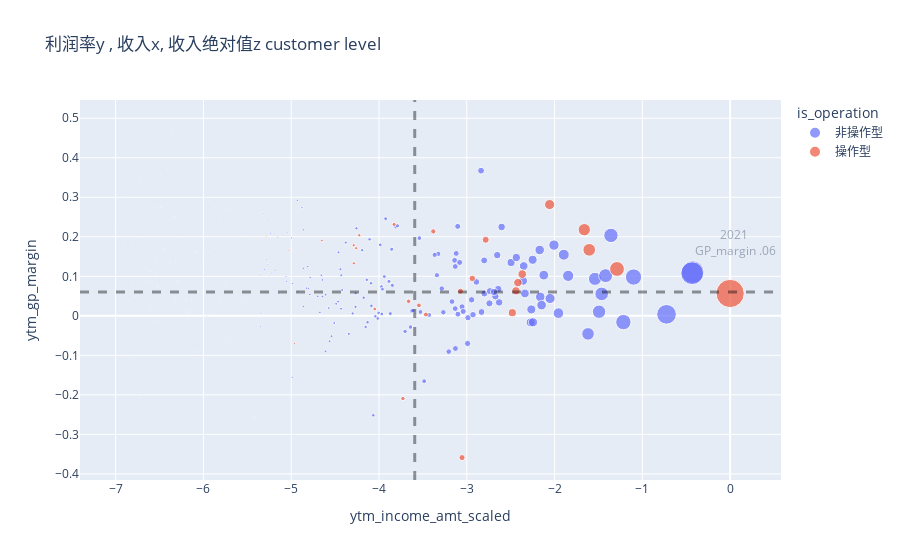

The notebook cell saved with this chart:
### Code cell
# p9
bubble_plt(sap_plt, 'scaled', 'is_operation') # has_vas 
# bubble_plt(sap_plt, 'scaled', 'has_vas') #  
# df_plt['has_vas']

### Figure 1 — Plotly figure (JSON) as saved in the notebook; plotly's stock layout.template omitted (floating-point values rounded to 4 significant figures; data arrays with more than 128 entries replaced by an {"elided": "..."} marker saying what was removed)
{"data": [{"customdata": {"elided": "269x1 str values"}, "hovertemplate": "is_operation=非操作型<br>ytm_income_amt_scaled=%{x}<br>ytm_gp_margin=%{y}<br>abs_ytm_income_amt=%{marker.size}<br>customer_name=%{customdata[0]}<extra></extra>", "legendgroup": "非操作型", "marker": {"color": "#636efa", "size": {"elided": "269 float values"}, "sizemode": "area", "sizeref": 939700.0, "symbol": "circle"}, "mode": "markers", "name": "非操作型", "orientation": "v", "showlegend": true, "type": "scatter", "x": {"elided": "269 float values"}, "xaxis": "x", "y": {"elided": "269 float values"}, "yaxis": "y"}, {"customdata": [["Burton"], ["FERRERO"], ["IBM"], ["SIEMENS"], ["KONE"], ["HONEYWELL"], ["MLB"], ["Mary Kay Cosmetics"], ["SKF - Technology"], ["LINDT & SPRUENGLI"], ["FUJI XEROX"], ["ECCO"], ["THERMO FISHER SCIENTIFIC"], ["Venchi"], ["TOD'S"], ["TATA"], ["GENERAL MOTORS"], ["SF-JNJ"], ["HUAWEI"], ["DELL TECHNOLOGIES"], ["SKF - Industrial"], ["NIANCE"], ["BMW"], ["House Foods"], ["MITSUBISHI ELECTRIC"], ["Landbase"], ["Cytiva"], ["SF IT"], ["Huan Sheng Solar"], ["Ping’an Shangmao"], ["ARTE"], ["SL - CVTE"], ["APP"], ["Tianma"], ["FREY"], ["Suzhou Hengding"]], "hovertemplate": "is_operation=操作型<br>ytm_income_amt_scaled=%{x}<br>ytm_gp_margin=%{y}<br>abs_ytm_income_amt=%{marker.size}<br>customer_name=%{customdata[0]}<extra></extra>", "legendgroup": "操作型", "marker": {"color": "#EF553B", "size": [12440000.0, 1528000.0, 3242000.0, 71090000.0, 7836000.0, 22880000.0, 32440000.0, 9303000.0, 4815000.0, 10510000.0, 5152000.0, 17390000.0, 4962000.0, 2118000.0, 8699000.0, 33160000.0, 103300000.0, 318900.0, 75220000.0, 47760000.0, 19590000.0, 297000.0, 375900000.0, 321000.0, 1057000.0, 4824000.0, 1552000.0, 0, 17090000.0, 31120000.0, 237100.0, 2278000.0, 11410000.0, 6213000.0, 53540.0, 34870000.0], "sizemode": "area", "sizeref": 939700.0, "symbol": "circle"}, "mode": "markers", "name": "操作型", "orientation": "v", "showlegend": true, "type": "scatter", "x": [-3.381, -5.299, -4.651, -1.661, -3.827, -2.784, -2.44, -3.663, -4.288, -3.545, -4.225, -3.054, -4.26, -5.026, -3.727, -2.418, -1.289, -6.328, -1.605, -2.057, -2.937, -6.362, -1.11e-16, -6.325, -5.587, -4.286, -5.286, -6.973, -3.071, -2.481, -6.458, -4.963, -3.466, -4.048, -6.831, -2.368], "xaxis": "x", "y": [0.2136, 0.288, 0.1905, 0.2179, 0.2312, 0.1924, 0.06326, 0.03677, 0.1787, 0.02658, 0.2038, -0.3588, 0.1711, 0.1661, -0.2094, 0.08392, 0.1185, 0.2505, 0.167, 0.2816, 0.09464, 0.4705, 0.05661, 0.03658, 0.1796, 0.1328, 0.2, 0, 0.06231, 0.007888, 0.1712, -0.0706, 0.003229, 0.01724, 0.4905, 0.1056], "yaxis": "y"}], "layout": {"annotations": [{"opacity": 0.4, "showarrow": false, "text": "2021 <br> GP_margin .06 <br><br />  ", "x": 1, "xanchor": "right", "xref": "x domain", "y": 0.06, "yanchor": "bottom", "yref": "y"}], "legend": {"itemsizing": "constant", "title": {"text": "is_operation"}, "tracegroupgap": 0}, "shapes": [{"line": {"color": "black", "dash": "dash", "width": 3}, "opacity": 0.4, "type": "line", "x0": 0, "x1": 1, "xref": "x domain", "y0": 0.06, "y1": 0.06, "yref": "y"}, {"line": {"color": "black", "dash": "dash", "width": 3}, "opacity": 0.4, "type": "line", "x0": -3.593, "x1": -3.593, "xref": "x", "y0": 0, "y1": 1, "yref": "y domain"}], "title": {"text": "利润率y , 收入x, 收入绝对值z customer level"}, "xaxis": {"anchor": "y", "domain": [0, 1], "title": {"text": "ytm_income_amt_scaled"}}, "yaxis": {"anchor": "x", "domain": [0, 1], "title": {"text": "ytm_gp_margin"}}}}
